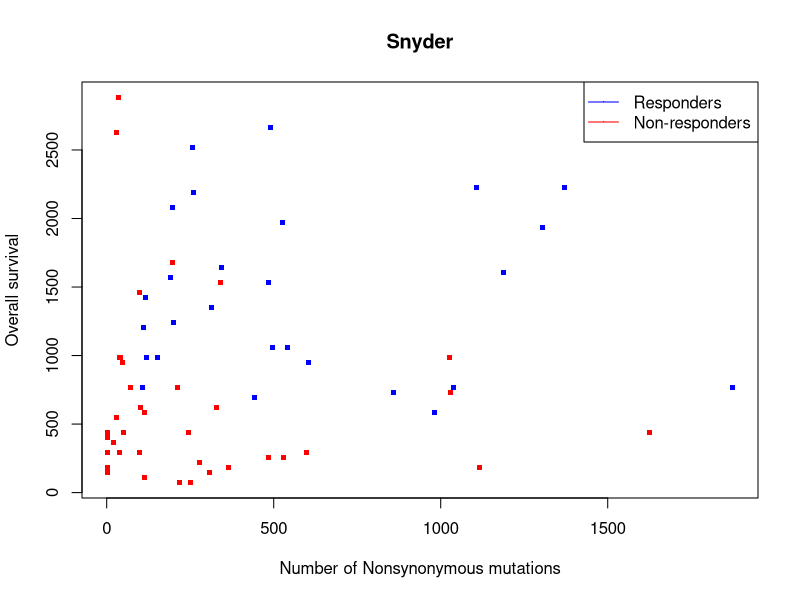

The R source for this figure: (Note: this script raises an error after producing the figure.)
#########################
# Adjustable parameters #
#########################
# Number of simulations for the permutation test
number_of_simulations = 10000
# Discriminant number of mutation to perform the survival analysis
mutation_discriminant = 100
# Choose which data to analyse
Van_Allen = F
Snyder = T
Rizvi = F
# Choose which test to perform
burden_VS_survival = T
burden_VS_benefit = F
threshold_mutation = F
survival_analysis = F
permutation_tests_LR = F
permutation_tests_MW = F
permutation_tests_LR_multiple_mut = F

#######################
# Librairies and data #
#######################
# Load libraries
library(survival)

# Run the analysis for selected data
selected_data = list()
if (Van_Allen == T)
  selected_data[length(selected_data)+1]="Van_Allen"
if (Snyder == T)
  selected_data[length(selected_data)+1]="Snyder"
if (Rizvi == T)
  selected_data[length(selected_data)+1]="Rizvi"

for (which_data in selected_data)
{
# Import and rearrange Van Allen data
if (which_data == "Van_Allen")
{
  total = read.csv("Van_Allen.csv")
  total$nonsynonymous <- total$nonsynonymous
  total$overall_survival <- total$overall_survival
  total$group <- total$group
  clinical_benefit_str <- "response"
  clinical_nobenefit_str <- "nonresponse"
  total$dead <- total$dead
}
# Import and rearrange RIZVI data
if (which_data == "Rizvi")
{
total = read.csv("Rizvi.csv")
total$nonsynonymous <- total$Nonsyn.
total$overall_survival <- total$PFS..mos.*365
total$group <- total$Durable.Clinical.Benefit
clinical_benefit_str <- "DCB"
clinical_nobenefit_str <- "NDB"
total$dead <- total$Event....
}
# Import and rearrange SNYDER data
if (which_data == "Snyder")
{
S1 = read.table("Snyder1.txt", comment.char = "%", header = T)
S2 = read.table("Snyder2.txt", comment.char = "%", header = T)
S3 = read.table("Snyder3.txt", comment.char = "%", header = T)
bound_S1S2 <- rbind(S1,S2)
total <- merge(bound_S1S2, S3, by.y = "Study_ID")
total$nonsynonymous <- total$Mutation
total$overall_survival <- total$OS.yr. *365
total$group <- total$Benefit
clinical_benefit_str <- "1"
clinical_nobenefit_str <- "0"
total$dead <- total$Alive_at_time_of_censure
eightpatient <- rbind(total[48,],total[22,],total[23,],total[24,],
                      total[25,],total[13,],total[14,],total[15,])
}
  
total_benefit = total[which(total$group == clinical_benefit_str),]
total_nobenefit = total[which(total$group == clinical_nobenefit_str),]
if (which_data == "Snyder")
{
  eightpatient_benefit = eightpatient[which(eightpatient$group == clinical_benefit_str),]
  eightpatient_nobenefit = eightpatient[which(eightpatient$group == clinical_nobenefit_str),]
}
  
###############
# Basic plots #
###############
if (burden_VS_survival==T)
{
# Plot Survival against number of nonsynonymous mutations
par(mfrow=c(1,1))
namefile1 = paste("Survival_VS_Mutational_load_", which_data, ".jpg")
jpeg(namefile1)
plot( total_benefit$nonsynonymous, total_benefit$overall_survival, xlab= "Number of Nonsynonymous mutations",
     ylab= "Overall survival", col ="blue", pch = ".", cex = 5, main = which_data,      
     xlim = c(min((total$nonsynonymous)),max((total$nonsynonymous))), 
     ylim= c(min((total$overall_survival)),max((total$overall_survival))))
points(total_nobenefit$nonsynonymous, total_nobenefit$overall_survival,  xlab= "Number of Nonsynonymous mutations",
     ylab= "Overall survival", col ="red", pch = ".", cex = 5, main = which_data)
legend("topright", # places a legend at the appropriate place 
       c("Responders","Non-responders"), # puts text in the legend
       pch = c(".","."),
       lwd = c(1,1),
       col=c("blue", "red")) # gives the legend lines the correct color and width
dev.off()
if (which_data == "Snyder")
{
  points(eightpatient$nonsynonymous, eightpatient$overall_survival, col ="orange")
  legend("topright", # places a legend at the appropriate place 
         c("Responders","Non-responders", "Eight patients"), # puts text in the legend
         pch = c(".",".", "."), # gives the legend appropriate symbols (lines),
         lwd = c(1,1,1),
         col=c("blue", "red", "orange")) # gives the legend lines the correct color and width
}
dev.off()

# Same figure, but in log scale
namefile1bis = paste("Survival_VS_Mutational_load_log", which_data, ".jpg")
jpeg(namefile1bis)
plot(log(total_benefit$nonsynonymous), log(total_benefit$overall_survival), xlab= "Number of Nonsynonymous mutations",
      ylab= "Overall survival", col ="blue", pch = ".", cex = 5, main = which_data,
      xlim = c(min(log(total$nonsynonymous)),max(log(total$nonsynonymous))), 
      ylim= c(min(log(total$overall_survival)),max(log(total$overall_survival))))
points(log(total_nobenefit$nonsynonymous), log(total_nobenefit$overall_survival),  xlab= "Number of Nonsynonymous mutations",
       ylab= "Overall survival", col ="red", pch = ".", cex = 5, main = which_data)
legend("topright", # places a legend at the appropriate place 
       c("Responders","Non-responders"), # puts text in the legend
       pch = c(".","."), # gives the legend appropriate symbols (lines),
       lwd = c(1,1),
       col=c("blue", "red")) # gives the legend lines the correct color and width
if (which_data == "Snyder")
{
  points(log(eightpatient$nonsynonymous), log(eightpatient$overall_survival),  xlab= "Number of Nonsynonymous mutations",
         ylab= "Overall survival", col ="orange", pch = ".", cex = 5, main = which_data)
         legend("topright", # places a legend at the appropriate place 
         c("Responders","Non-responders", "Eight patients"), # puts text in the legend
         pch = c(".","."), # gives the legend appropriate symbols (lines),
         lwd = c(1,1),
         cex=c(1,1),col=c("blue", "red", "orange")) # gives the legend lines the correct color and width
}
dev.off()
}

##############################################################
# Association between Mutational Burden and Clinical Benefit #
##############################################################
if (burden_VS_benefit == T)
{
### Plot number of nonsynonymous mutations against benefit
par(mfrow=c(1,1))
namefile2 = paste("Benefit_VS_MutationalLoad_", which_data, ".jpg")
jpeg(namefile2)
plot(sort(total_benefit$nonsynonymous), col = "blue", xlab = "Rank", 
     ylab = "Number of Nonsynonymous mutations", pch = ".",
     cex = 5, main = which_data)
legend("topright", # places a legend at the appropriate place 
       c("Responders","Non-responders"), # puts text in the legend
       pch = c(".","."), # gives the legend appropriate symbols (lines)
       lwd=c(2.5,2.5),col=c("blue", "red")) # gives the legend lines the correct color and width
abline(a=mean(total_benefit$nonsynonymous), b=0, col = "blue")
points(sort(total_nobenefit$nonsynonymous), col = "red", xlab = "", 
       pch = ".", cex = 5)
abline(a=mean(total_nobenefit$nonsynonymous), b=0, col = "red")
dev.off()
}

#####################
# Survival Analysis #
#####################
if (survival_analysis == T)
{
  namefile2bis = paste("Survival_Anaysis_", which_data, ".jpg", ".jpg")
  jpeg(namefile2bis)
  over_string = paste(">", mutation_discriminant, " mutations")
  under_string = paste("<", mutation_discriminant, " mutations")
  total_Mut_over = total[which(total$nonsynonymous > mutation_discriminant),] 
  mini.surv2 <- survfit(Surv(total_Mut_over$overall_survival , total_Mut_over$dead)~ 1, conf.type="none")
  plot(mini.surv2, mark.time = T, col = "red", main = which_data)
  # Survival in Discovery set with <= 100 mutations
  total_Mut_under = total[which(total$nonsynonymous <= mutation_discriminant),] 
  mini.surv2 <- survfit(Surv(total_Mut_under$overall_survival , total_Mut_under$dead)~ 1, conf.type="none")
  lines(mini.surv2, mark.time = T, col = "blue")
  legend("topright", # places a legend at the appropriate place 
         c(under_string,over_string), # puts text in the legend
         pch = c(".","."), # gives the legend appropriate symbols (lines)
         lwd=c(2.5,2.5),col=c("blue", "red")) # gives the legend lines the correct color and width
  dev.off()
  }


######################
# Threshold Mutation #
######################
if (threshold_mutation == T)
{
## P_value vs threshold of mutations
par(mfrow=c(1,1))
list_i = list()
list_pvalues = list()
j = 1
try(
for (i in min(total$nonsynonymous):max(total$nonsynonymous)) 
{
  res <- survdiff(Surv(total$overall_survival*12, total$dead) ~ total$nonsynonymous > i)
  pvalue = pchisq(res$chisq, length(res$n)-1, lower.tail = FALSE)
  list_i[j] = i
  list_pvalues[j] = pvalue
  j = j+1
})
namefile3 = paste("Pvalue_VS_MutationThreshold_", which_data, ".jpg")
jpeg(namefile3)
plot(list_i, list_pvalues, pch = ".", col = 'purple', cex = 5, xlab = "Discriminant number of mutations",
     ylab = "p-values", main = which_data)
abline(a=0.05, b=0, col = "purple")
dev.off()
}

#####################
# Permutation Tests #
#####################
if (permutation_tests_MW == T)
{
# Mann_Whitney (benefit vs no benefit)
real_test <- wilcox.test(total_benefit$nonsynonymous, total_nobenefit$nonsynonymous)
real_W <- as.numeric(as.character(real_test$statistic))
list_i = list()
list_W= vector()
j = 1
try(
for (i in 1:number_of_simulations)
{
  all_nonsynonymous <- append(total_benefit$nonsynonymous, total_nobenefit$nonsynonymous)
  all_nonsynonymous = sample(all_nonsynonymous)
  total_benefit_shuffled = all_nonsynonymous[1:length(total_benefit)]
  total_nobenefit_shuffled = all_nonsynonymous[length(total_benefit)+1:length(all_nonsynonymous)]
  res <- wilcox.test(total_benefit_shuffled, total_nobenefit_shuffled)
  W = as.numeric(as.character(res$statistic))
  list_i[j] = i
  list_W[j] = W
  j = j+1
})
namefile4 = paste("Permutation_Mann-Whitney_", which_data, ".jpg")
jpeg(namefile4)
h <- hist(list_W, breaks = number_of_simulations/50, main = which_data, xlab = "W statisitics", 
     xlim = c(min(list_W),max(real_W + real_W/20, max(list_W))))
xfit<-seq(min(list_W),max(real_W + real_W/20, max(list_W)),length=40) 
yfit<-dnorm(xfit,mean=mean(list_W),sd=sd(list_W)) 
yfit <- yfit*diff(h$mids[1:2])*length(list_W) 
lines(xfit, yfit, col="blue", lwd=2)
abline(v= real_W, col = 'red')
pvalue_comp = length(which(list_W > real_W))/number_of_simulations
pvalue = paste("p-value = ",pvalue_comp)
legend("topright", # places a legend at the appropriate place 
       c(pvalue), # puts text in the legend
       pch = c(".")) # gives the legend lines the correct color and width
dev.off()
}

if (permutation_tests_LR == T)
{
# Log-rank (benefit vs no benefit)
real_test <- survdiff(Surv(total$overall_survival, total$dead) ~ total$nonsynonymous > mutation_discriminant)
real_Z <- as.numeric(as.character(((real_test$obs[1]-real_test$exp[1])^2)/real_test$exp[1] + ((real_test$obs[2]-real_test$exp[2])^2)/real_test$exp[2]))
list_i = list()
list_Z= vector()
j = 1
try(
  for (i in 1:number_of_simulations)
  {
    overall_survival_shuffled = sample(total$overall_survival)
    res <- survdiff(Surv(overall_survival_shuffled, total$dead) ~ total$nonsynonymous > mutation_discriminant)
    Z = as.numeric(as.character(((res$obs[1]-res$exp[1]))/res$exp[1] + ((res$obs[2]-res$exp[2]))/res$exp[2]))
    list_i[j] = i
    list_Z[j] = Z
    j = j+1
  })
namefile5 = paste("Permutation_Log-Rank_",which_data, ".jpg")
jpeg(namefile5)
h <- hist(list_Z, breaks = number_of_simulations/50, main = which_data, xlab = "Z statisitics", 
          xlim = c(min(list_Z),max(real_Z + real_Z/20, max(list_Z))))
#xfit<-seq(min(list_Z),max(real_Z + real_Z/20, max(list_Z)),length=40) 
#yfit<-dnorm(xfit,mean=mean(list_Z),sd=sd(list_Z)) 
#yfit <- yfit*diff(h$mids[1:2])*length(list_Z) 
#lines(xfit, yfit, col="blue", lwd=2)
abline(v= real_Z, col = 'red')
pvalue_comp = length(which(list_Z > real_Z))/number_of_simulations
pvalue = paste("p-value = ",pvalue_comp)
legend("topright", # places a legend at the appropriate place 
       c(pvalue), # puts text in the legend
       pch = c(".")) # gives the legend lines the correct color and width
dev.off()
}

if (permutation_tests_LR_multiple_mut == T)
{
  pvalue_comp = vector()
  mut_chosen_list = vector()
  k = 0
  try(
  for (mut_chosen in (min(total$nonsynonymous)):(max(total$nonsynonymous)))
    {
    real_test <- survdiff(Surv(total$overall_survival, total$dead) ~ total$nonsynonymous > mut_chosen)
    real_Z <- as.numeric(as.character(((real_test$obs[1]-real_test$exp[1])^2)/real_test$exp[1] + ((real_test$obs[2]-real_test$exp[2])^2)/real_test$exp[2]))
    list_i = list()
    list_Z= vector()
    j = 1
      for (i in 1:number_of_simulations)
      {
        overall_survival_shuffled = sample(total$overall_survival)
        res <- survdiff(Surv(overall_survival_shuffled, total$dead) ~ total$nonsynonymous > mut_chosen)
        Z = as.numeric(as.character(((res$obs[1]-res$exp[1]))/res$exp[1] + ((res$obs[2]-res$exp[2]))/res$exp[2]))
        list_i[j] = i
        list_Z[j] = Z
        j = j+1
      }
    pvalue_comp[k] = length(which(list_Z > real_Z))/number_of_simulations
    mut_chosen_list[k] = mut_chosen
    k = k+1
  })
  namefile6 = paste("Permutation_Log-Rank_Multiple",which_data, ".jpg")
  jpeg(namefile6)
  plot(mut_chosen_list, pvalue_comp, xlim = c(min(total$nonsynonymous),max(total$nonsynonymous)), 
       ylim = c(min(pvalue_comp), max(pvalue_comp)), pch = ".",
       xlab = "Discriminant number of mutations", ylab = "p_value")
  lines(mut_chosen_list, pvalue_comp)
  dev.off()
}
}